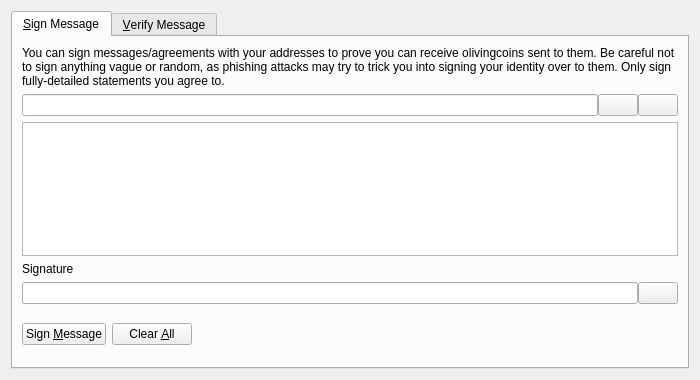
<?xml version="1.0" encoding="UTF-8"?>
<ui version="4.0">
 <class>SignVerifyMessageDialog</class>
 <widget class="QDialog" name="SignVerifyMessageDialog">
  <property name="geometry">
   <rect>
    <x>0</x>
    <y>0</y>
    <width>700</width>
    <height>380</height>
   </rect>
  </property>
  <property name="windowTitle">
   <string>Signatures - Sign / Verify a Message</string>
  </property>
  <property name="modal">
   <bool>true</bool>
  </property>
  <layout class="QVBoxLayout" name="verticalLayout">
   <item>
    <widget class="QTabWidget" name="tabWidget">
     <property name="currentIndex">
      <number>0</number>
     </property>
     <widget class="QWidget" name="tabSignMessage">
      <attribute name="title">
       <string>&amp;Sign Message</string>
      </attribute>
      <layout class="QVBoxLayout" name="verticalLayout_SM">
       <item>
        <widget class="QLabel" name="infoLabel_SM">
         <property name="text">
          <string>You can sign messages/agreements with your addresses to prove you can receive olivingcoins sent to them. Be careful not to sign anything vague or random, as phishing attacks may try to trick you into signing your identity over to them. Only sign fully-detailed statements you agree to.</string>
         </property>
         <property name="textFormat">
          <enum>Qt::PlainText</enum>
         </property>
         <property name="wordWrap">
          <bool>true</bool>
         </property>
        </widget>
       </item>
       <item>
        <layout class="QHBoxLayout" name="horizontalLayout_1_SM">
         <property name="spacing">
          <number>0</number>
         </property>
         <item>
          <widget class="QValidatedLineEdit" name="addressIn_SM">
           <property name="toolTip">
            <string>The Olivingcoin address to sign the message with</string>
           </property>
          </widget>
         </item>
         <item>
          <widget class="QPushButton" name="addressBookButton_SM">
           <property name="toolTip">
            <string>Choose previously used address</string>
           </property>
           <property name="text">
            <string/>
           </property>
           <property name="icon">
            <iconset resource="../olivingcoin.qrc">
             <normaloff>:/icons/address-book</normaloff>:/icons/address-book</iconset>
           </property>
           <property name="shortcut">
            <string>Alt+A</string>
           </property>
           <property name="autoDefault">
            <bool>false</bool>
           </property>
          </widget>
         </item>
         <item>
          <widget class="QPushButton" name="pasteButton_SM">
           <property name="toolTip">
            <string>Paste address from clipboard</string>
           </property>
           <property name="text">
            <string/>
           </property>
           <property name="icon">
            <iconset resource="../olivingcoin.qrc">
             <normaloff>:/icons/editpaste</normaloff>:/icons/editpaste</iconset>
           </property>
           <property name="shortcut">
            <string>Alt+P</string>
           </property>
           <property name="autoDefault">
            <bool>false</bool>
           </property>
          </widget>
         </item>
        </layout>
       </item>
       <item>
        <widget class="QPlainTextEdit" name="messageIn_SM">
         <property name="toolTip">
          <string>Enter the message you want to sign here</string>
         </property>
        </widget>
       </item>
       <item>
        <widget class="QLabel" name="signatureLabel_SM">
         <property name="text">
          <string>Signature</string>
         </property>
         <property name="textFormat">
          <enum>Qt::PlainText</enum>
         </property>
        </widget>
       </item>
       <item>
        <layout class="QHBoxLayout" name="horizontalLayout_2_SM">
         <property name="spacing">
          <number>0</number>
         </property>
         <item>
          <widget class="QLineEdit" name="signatureOut_SM">
           <property name="font">
            <font>
             <italic>true</italic>
            </font>
           </property>
           <property name="readOnly">
            <bool>true</bool>
           </property>
          </widget>
         </item>
         <item>
          <widget class="QPushButton" name="copySignatureButton_SM">
           <property name="toolTip">
            <string>Copy the current signature to the system clipboard</string>
           </property>
           <property name="text">
            <string/>
           </property>
           <property name="icon">
            <iconset resource="../olivingcoin.qrc">
             <normaloff>:/icons/editcopy</normaloff>:/icons/editcopy</iconset>
           </property>
           <property name="autoDefault">
            <bool>false</bool>
           </property>
          </widget>
         </item>
        </layout>
       </item>
       <item>
        <layout class="QHBoxLayout" name="horizontalLayout_3_SM">
         <item>
          <widget class="QPushButton" name="signMessageButton_SM">
           <property name="toolTip">
            <string>Sign the message to prove you own this Olivingcoin address</string>
           </property>
           <property name="text">
            <string>Sign &amp;Message</string>
           </property>
           <property name="icon">
            <iconset resource="../olivingcoin.qrc">
             <normaloff>:/icons/edit</normaloff>:/icons/edit</iconset>
           </property>
           <property name="autoDefault">
            <bool>false</bool>
           </property>
          </widget>
         </item>
         <item>
          <widget class="QPushButton" name="clearButton_SM">
           <property name="toolTip">
            <string>Reset all sign message fields</string>
           </property>
           <property name="text">
            <string>Clear &amp;All</string>
           </property>
           <property name="icon">
            <iconset resource="../olivingcoin.qrc">
             <normaloff>:/icons/remove</normaloff>:/icons/remove</iconset>
           </property>
           <property name="autoDefault">
            <bool>false</bool>
           </property>
          </widget>
         </item>
         <item>
          <spacer name="horizontalSpacer_1_SM">
           <property name="orientation">
            <enum>Qt::Horizontal</enum>
           </property>
           <property name="sizeHint" stdset="0">
            <size>
             <width>40</width>
             <height>48</height>
            </size>
           </property>
          </spacer>
         </item>
         <item>
          <widget class="QLabel" name="statusLabel_SM">
           <property name="font">
            <font>
             <weight>75</weight>
             <bold>true</bold>
            </font>
           </property>
           <property name="text">
            <string/>
           </property>
           <property name="wordWrap">
            <bool>true</bool>
           </property>
          </widget>
         </item>
         <item>
          <spacer name="horizontalSpacer_2_SM">
           <property name="orientation">
            <enum>Qt::Horizontal</enum>
           </property>
           <property name="sizeHint" stdset="0">
            <size>
             <width>40</width>
             <height>48</height>
            </size>
           </property>
          </spacer>
         </item>
        </layout>
       </item>
      </layout>
     </widget>
     <widget class="QWidget" name="tabVerifyMessage">
      <attribute name="title">
       <string>&amp;Verify Message</string>
      </attribute>
      <layout class="QVBoxLayout" name="verticalLayout_VM">
       <item>
        <widget class="QLabel" name="infoLabel_VM">
         <property name="text">
          <string>Enter the receiver's address, message (ensure you copy line breaks, spaces, tabs, etc. exactly) and signature below to verify the message. Be careful not to read more into the signature than what is in the signed message itself, to avoid being tricked by a man-in-the-middle attack. Note that this only proves the signing party receives with the address, it cannot prove sendership of any transaction!</string>
         </property>
         <property name="textFormat">
          <enum>Qt::PlainText</enum>
         </property>
         <property name="alignment">
          <set>Qt::AlignLeading|Qt::AlignLeft|Qt::AlignTop</set>
         </property>
         <property name="wordWrap">
          <bool>true</bool>
         </property>
        </widget>
       </item>
       <item>
        <layout class="QHBoxLayout" name="horizontalLayout_1_VM">
         <property name="spacing">
          <number>0</number>
         </property>
         <item>
          <widget class="QValidatedLineEdit" name="addressIn_VM">
           <property name="toolTip">
            <string>The Olivingcoin address the message was signed with</string>
           </property>
          </widget>
         </item>
         <item>
          <widget class="QPushButton" name="addressBookButton_VM">
           <property name="toolTip">
            <string>Choose previously used address</string>
           </property>
           <property name="text">
            <string/>
           </property>
           <property name="icon">
            <iconset resource="../olivingcoin.qrc">
             <normaloff>:/icons/address-book</normaloff>:/icons/address-book</iconset>
           </property>
           <property name="shortcut">
            <string>Alt+A</string>
           </property>
           <property name="autoDefault">
            <bool>false</bool>
           </property>
          </widget>
         </item>
        </layout>
       </item>
       <item>
        <widget class="QPlainTextEdit" name="messageIn_VM"/>
       </item>
       <item>
        <widget class="QValidatedLineEdit" name="signatureIn_VM"/>
       </item>
       <item>
        <layout class="QHBoxLayout" name="horizontalLayout_2_VM">
         <item>
          <widget class="QPushButton" name="verifyMessageButton_VM">
           <property name="toolTip">
            <string>Verify the message to ensure it was signed with the specified Olivingcoin address</string>
           </property>
           <property name="text">
            <string>Verify &amp;Message</string>
           </property>
           <property name="icon">
            <iconset resource="../olivingcoin.qrc">
             <normaloff>:/icons/transaction_0</normaloff>:/icons/transaction_0</iconset>
           </property>
           <property name="autoDefault">
            <bool>false</bool>
           </property>
          </widget>
         </item>
         <item>
          <widget class="QPushButton" name="clearButton_VM">
           <property name="toolTip">
            <string>Reset all verify message fields</string>
           </property>
           <property name="text">
            <string>Clear &amp;All</string>
           </property>
           <property name="icon">
            <iconset resource="../olivingcoin.qrc">
             <normaloff>:/icons/remove</normaloff>:/icons/remove</iconset>
           </property>
           <property name="autoDefault">
            <bool>false</bool>
           </property>
          </widget>
         </item>
         <item>
          <spacer name="horizontalSpacer_1_VM">
           <property name="orientation">
            <enum>Qt::Horizontal</enum>
           </property>
           <property name="sizeHint" stdset="0">
            <size>
             <width>40</width>
             <height>48</height>
            </size>
           </property>
          </spacer>
         </item>
         <item>
          <widget class="QLabel" name="statusLabel_VM">
           <property name="font">
            <font>
             <weight>75</weight>
             <bold>true</bold>
            </font>
           </property>
           <property name="text">
            <string/>
           </property>
           <property name="wordWrap">
            <bool>true</bool>
           </property>
          </widget>
         </item>
         <item>
          <spacer name="horizontalSpacer_2_VM">
           <property name="orientation">
            <enum>Qt::Horizontal</enum>
           </property>
           <property name="sizeHint" stdset="0">
            <size>
             <width>40</width>
             <height>48</height>
            </size>
           </property>
          </spacer>
         </item>
        </layout>
       </item>
      </layout>
     </widget>
    </widget>
   </item>
  </layout>
 </widget>
 <customwidgets>
  <customwidget>
   <class>QValidatedLineEdit</class>
   <extends>QLineEdit</extends>
   <header>qt/qvalidatedlineedit.h</header>
  </customwidget>
 </customwidgets>
 <resources>
  <include location="../olivingcoin.qrc"/>
 </resources>
 <connections/>
</ui>
